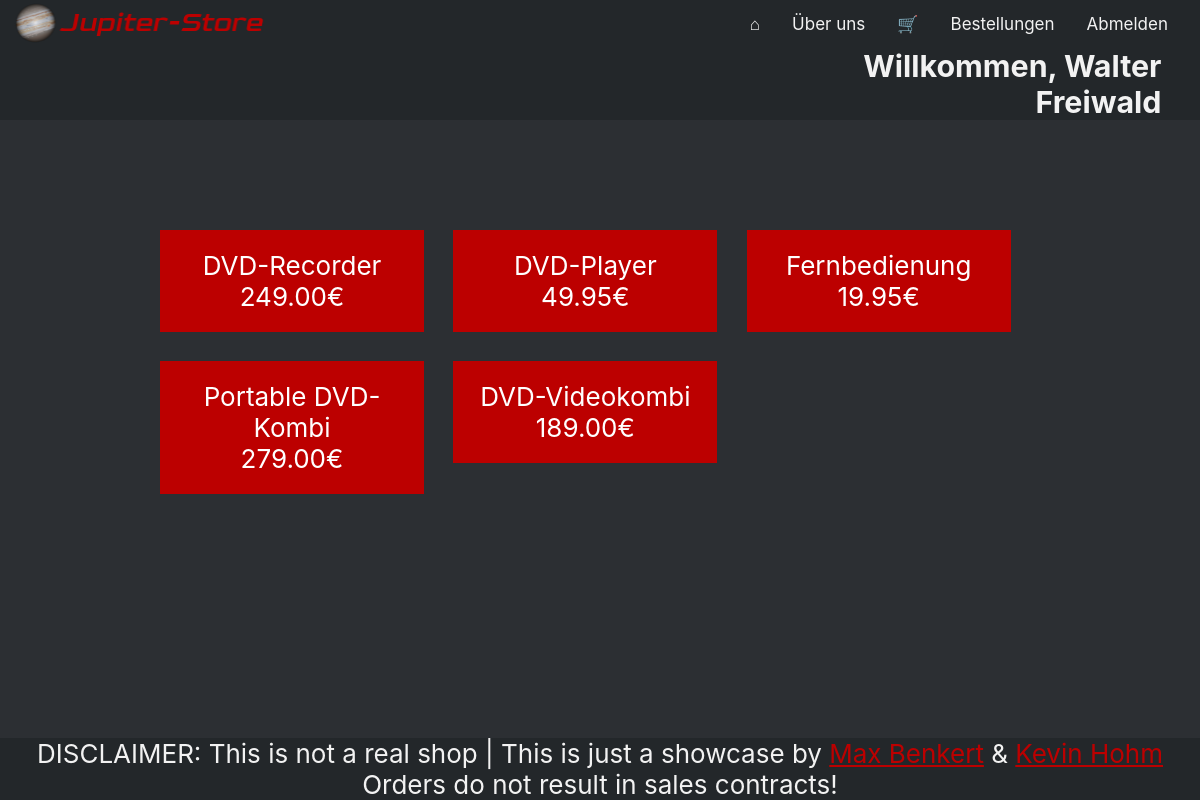
/category.php?id=1&category=DVD/Video (signed in), run on the app's committed database.
### tables this page shows
CREATE TABLE IF NOT EXISTS `article` (
  `article_nr` int(11) unsigned NOT NULL AUTO_INCREMENT,
  `name` varchar(255) NOT NULL DEFAULT '',
  `price` double(6,2) unsigned DEFAULT NULL,
  `category` int(11) NOT NULL,
  PRIMARY KEY (`article_nr`),
  KEY `FK_article_article_category` (`category`),
  CONSTRAINT `FK_article_article_category` FOREIGN KEY (`category`) REFERENCES `article_category` (`id`) ON DELETE CASCADE ON UPDATE CASCADE
);

### src/php_include/db_article.php (called while the page is built, shortened)
<?php
function db_get_articles_from_category($cat_id)
{
    $mysqli = db_connect();
    $sql    = "SELECT * FROM article WHERE category=?";
    $con    = $mysqli->prepare($sql);
    $con->bind_param("i", $cat_id);
    $con->execute();
    $res = $con->get_result();
    if ($res->num_rows == 0) {
        return FALSE;
    } else {
        $articles = array();
        $i        = 0;
        while ($row = $res->fetch_assoc()) {
            $articles[$i]           = new Article();
            $articles[$i]->id       = $row["article_nr"];
            $articles[$i]->name     = $row["name"];
            $articles[$i]->price    = $row["price"];
            $articles[$i]->category = $row["category"];
            $i++;
        }
    }
    return $articles;
}
?>

### src/category.php (the view, shortened to what this page needs)
<?php
require_once("php_include/db_article.php");
$articles = db_get_articles_from_category($_GET["id"]);
if ($articles) {
    foreach ($articles as $article) {
        echo "<a class='stealth__a' href='detail.php?id=" . $article->id . "'><div class='box'><center>" . $article->name . "<br>" . number_format($article->price, 2) . "€</center></div>";
    }
}
else {
    echo "<h2>Zu dieser Kategorie haben wir derzeit leider keine Produkte!</h2>";
    echo "<form action=''/>
    <input type='submit' value='Zurück zur Übersicht'>
    </form>";
}

### src/css/base.css (style rules this page uses)
* { margin:0; padding:0; }
body { padding-top: 70px; background-color: #2C2F33; color: #f2f2f2; font-family: -apple-system, BlinkMacSystemFont, 'Segoe UI', Roboto, Oxygen, Ubuntu, Cantarell, 'Open Sans', 'Helvetica Neue', sans-serif; font-size: 26px; }
.box { float: left; width: 30%; margin-right: 3.33333%; margin-bottom: 3.33333%; padding: 20px 20px; background: rgb(188, 0, 0); box-sizing: border-box; }
.stealth__a { color: white; }

### src/css/footer.css (style rules this page uses)
footer { position: fixed; left: 0; bottom: 0; width: 100%; background-color: #23272A; color: #f2f2f2; text-align: center; }
footer a:link { color: rgb(188,0,0); }

### data on the page
article: name "DVD-Recorder", price "249.00"
article: name "DVD-Player", price "49.95"
article: name "Fernbedienung", price "19.95"
article: name "Portable DVD-Kombi", price "279.00"
article: name "DVD-Videokombi", price "189.00"

### other printed values
unserialize($_SESSION["user"])->firstname "Walter"
unserialize($_SESSION["user"])->lastname "Freiwald"
